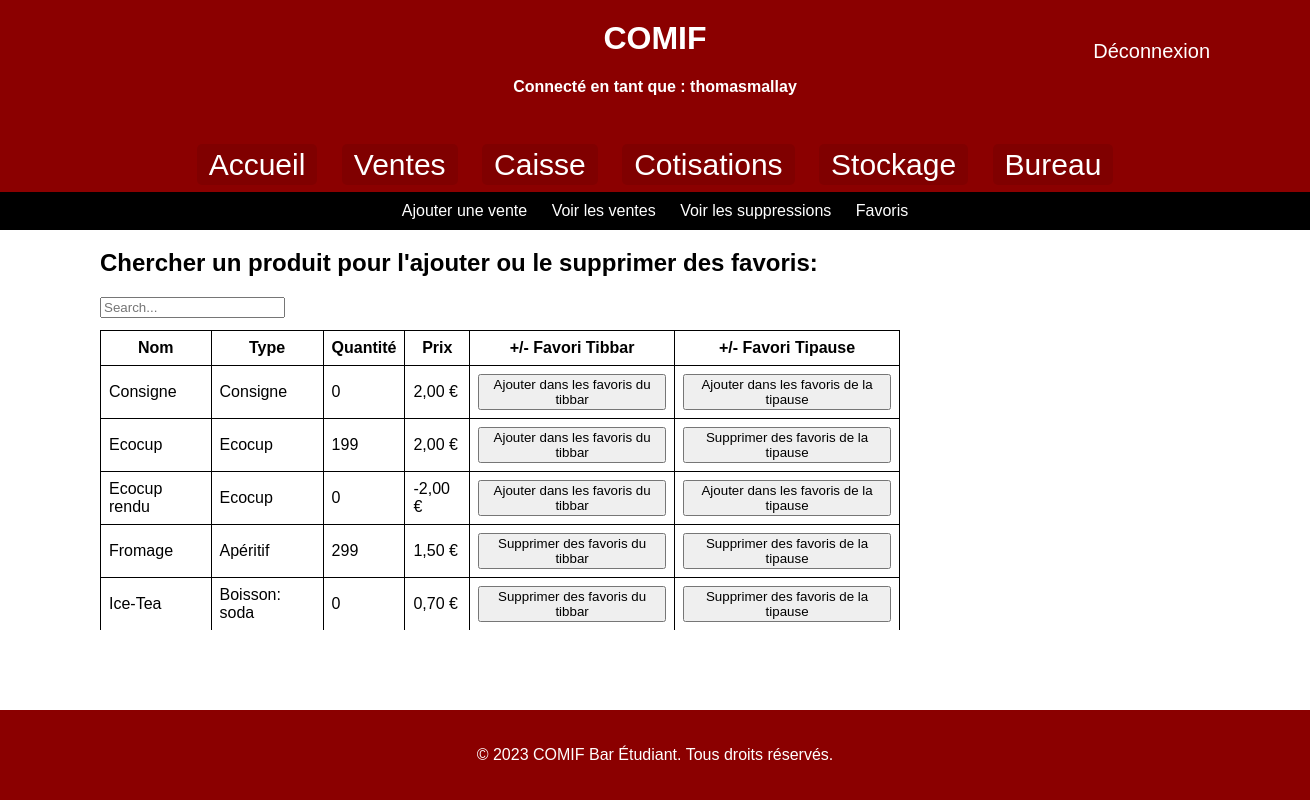
Screenshot of /gstfavoris/ (signed in) with the database file from the repository.
### AppCotisants/models.py (models this page shows, shortened)
class Produits(models.Model):
    nom = models.CharField(max_length=30, unique=True)
    type_produit = models.CharField(max_length=50)
    quantity = models.IntegerField(default=0)
    prix = models.DecimalField(max_digits=8, decimal_places=2)

### AppCotisants/views.py (the view)
# urls.py: path('gstfavoris/', views2.gstfavoris),
@login_required
def gstfavoris(request):
    return render(request, 'gstfavoris.html',{'dataProduits':Produits.objects.order_by('nom').all(),'dataFavorisTipause':FavorisTipause.objects.all(), 'dataFavorisTibbar':FavorisTibbar.objects.all(),'username': request.user.username})

### templates/gstfavoris.html (shortened to what this page needs)
<!DOCTYPE html>
<html>
<head>
    {% load static %}
</head>
<body>
<header>
    <h1>COMIF</h1>
    <h4 style="color: white;">Connecté en tant que : {{ username }}</h4>
    <a href="{% url 'logout' %}" style="font-size: 20px; position: absolute; top: 40px; right: 100px;
     color: white; text-decoration: none;">Déconnexion</a>
</header>
  <nav>
    <a href="/welcome">Accueil</a>
    <a href="/ajtvente">Ventes</a>
    <a href="/gstsoldes">Caisse</a>
    <a href="/ajtcotisants">Cotisations</a>
    <a href="/ajtproduits">Stockage</a>
    <a href="/tresorerie">Bureau</a>
  </nav>
  <div class="navbar">
    <a href="/ajtvente">Ajouter une vente</a>
    <a href="/voirventes">Voir les ventes</a>
    <a href="/voirsupvente">Voir les suppressions</a>
    <a href="/gstfavoris">Favoris</a>
  </div>
<section>
    <h2>Chercher un produit pour l'ajouter ou le supprimer des favoris:</h2>
    <div class="form-group">
        <input id="search" class="form-control" type="text" placeholder="Search...">
    </div>
    <br />
    <div class="scrollable-table">
        <table width="750" border="1" style="border-collapse:collapse;">
            <thead>
            <tr>
                <th>Nom</th>
                <th>Type</th>
                <th>Quantité</th>
                <th>Prix</th>
                <th>+/- Favori Tibbar</th>
                <th>+/- Favori Tipause</th>
            </tr>
            </thead>
            <tbody id="myTable">
            {% for produit in dataProduits %}
            <tr>
                <td>{{ produit.nom }}</td>
                <td>{{ produit.type_produit }}</td>
                <td>{{ produit.quantity }}</td>
                <td>{{ produit.prix }} €</td>
                {% if produit.favoris_tibbar.all %}
                    <td>
                        <button class="modBtn3" type="button" data-produit-id="{{ produit.id }}"
                                data-nom="{{ produit.nom }}" data-favtb-id="{{ produit.favoris_tibbar.first.id }}" title="Modifier">
                            Supprimer des favoris du tibbar
                        </button>
                    </td>
                {% else %}
                    <td>
                        <button class="modBtn2" type="button" data-produit-id="{{ produit.id }}"
                                data-nom="{{ produit.nom }}" title="Modifier">
                            Ajouter dans les favoris du tibbar
                        </button>
                    </td>
                {% endif %}
                {% if produit.favoris_tipause.all%}
                    <td>
                        <button class="modBtn5" type="button" data-produit-id="{{ produit.id }}"
                                data-nom="{{ produit.nom }}" data-favtp-id="{{ produit.favoris_tipause.first.id }}" title="Modifier">
                            Supprimer des favoris de la tipause
                        </button>
                    </td>
                {% else %}
                    <td>
                        <button class="modBtn4" type="button" data-produit-id="{{ produit.id }}"
                                data-nom="{{ produit.nom }}" title="Modifier">
                            Ajouter dans les favoris de la tipause
                        </button>
                    </td>
                {% endif %}
            </tr>
            {% endfor %}
            </tbody>
        </table>
    </div>
</section>
<footer>
    <p>&copy; 2023 COMIF Bar Étudiant. Tous droits réservés.</p>
</footer>
</body>
</html>

### templates/gstfavoris.html (style rules this page uses)
body { font-family: Arial, sans-serif; margin: 0; padding: 0; background-size: cover; background-position: center; display: flex; flex-direction: column; min-height: 100vh; }
header { background-color: #8B0000; color: #fff; padding: 20px; text-align: center; }
h1 { margin: 0; }
nav { background-color: #8B0000; color: #fff; padding: 10px; text-align: center; }
nav a { color: #fff; text-decoration: none; margin: 0 10px; font-size: 30px; padding: 4px 12px; border-radius: 5px; background-color: #800000; }
.navbar { background-color: #000; color: #fff; text-align: center; padding: 10px; }
.navbar a { color: #fff; text-decoration: none; margin: 0 10px; }
section { position: absolute; top: 0px; left: 100px; position: relative; margin-bottom:300px; }
footer { background-color: #8B0000; color: #fff; padding: 20px; text-align: center; margin-top: auto; }
table { border-collapse: collapse; width: 800px; }
th, td { border: 1px solid black; padding: 8px; }
.scrollable-table { position: absolute; top: 100px; left: 0px; height: 300px; overflow-y: scroll; }

### rows the page displays
Produits: nom "Consigne", type_produit "Consigne", quantity "0", prix "2,00"
Produits: nom "Ecocup", type_produit "Ecocup", quantity "199", prix "2,00"
Produits: nom "Ecocup rendu", type_produit "Ecocup", quantity "0", prix "-2,00"
Produits: nom "Fromage", type_produit "Apéritif", quantity "299", prix "1,50"
Produits: nom "Ice-Tea", type_produit "Boisson: soda", quantity "0", prix "0,70"

### other values shown
{{ username }} "thomasmallay"
